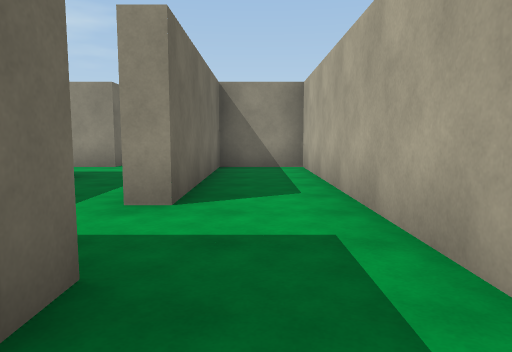
view 1 (above)

24 first-person views from a walk through a 3-D level made in the Unity game engine. The camera is 1.4 m above the floor, tilts 6° down and sees 70° across. The floor is counted in squares, 2 m on a side. Each view is taken from the middle of a square. On the plan, view 1 faces up. The plan holds only what a view shows up to about 11 squares ahead; the rest is blank. The place goes on beyond the plan. Surface patterns are stand-ins for the level's own textures.

view 2
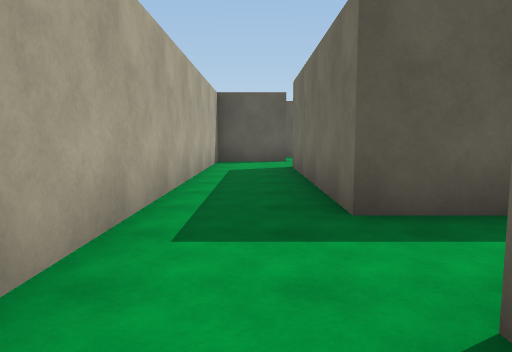

view 3
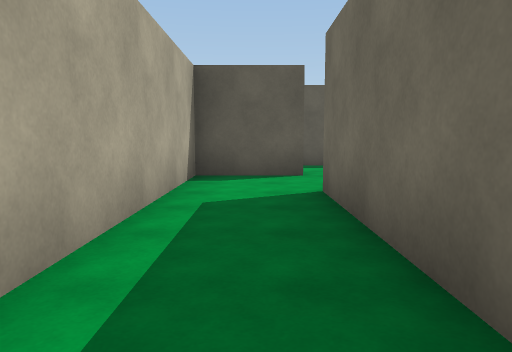

view 4
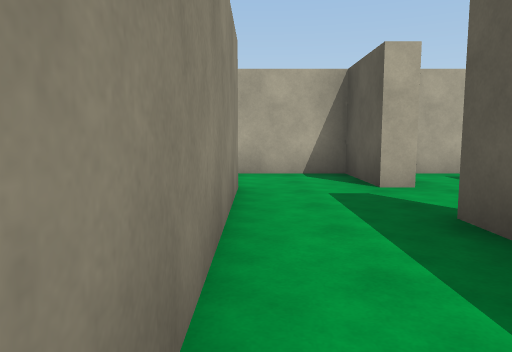

view 5
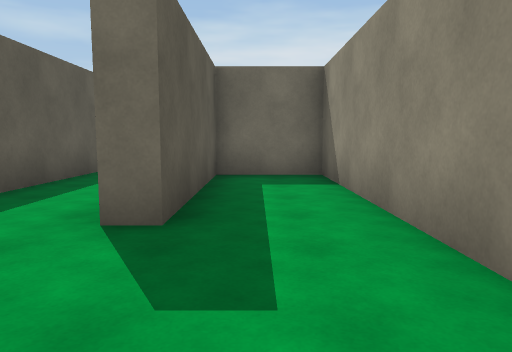

view 6
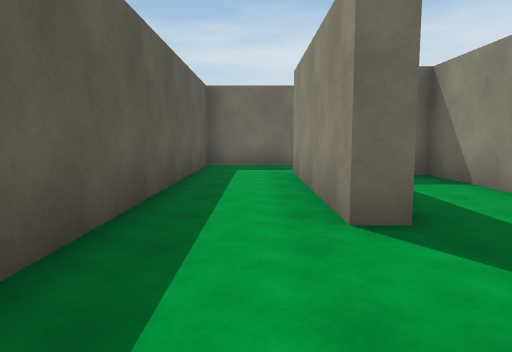

view 7
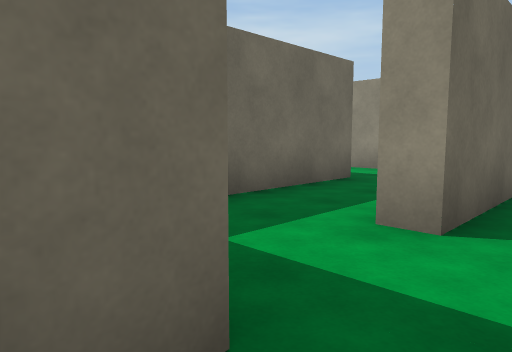

view 8
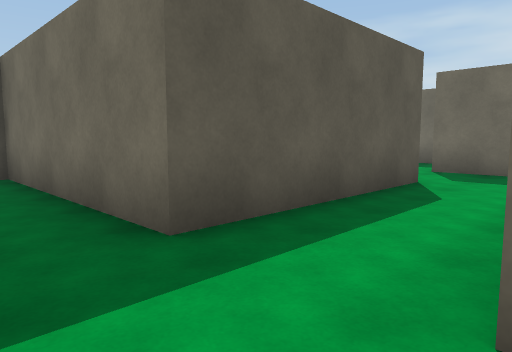

view 9
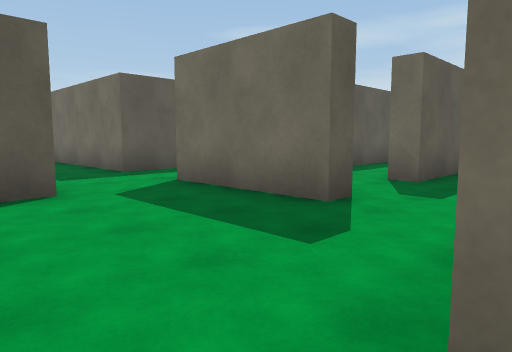

view 10
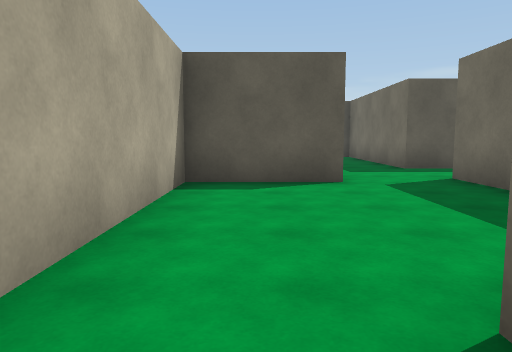

view 11
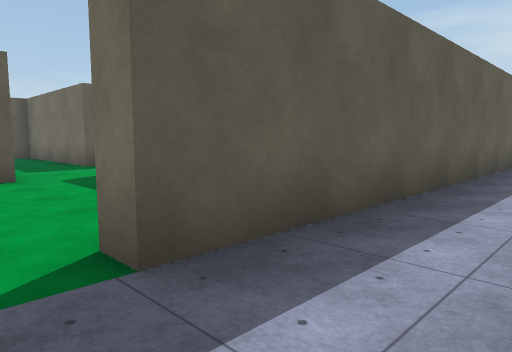

view 12
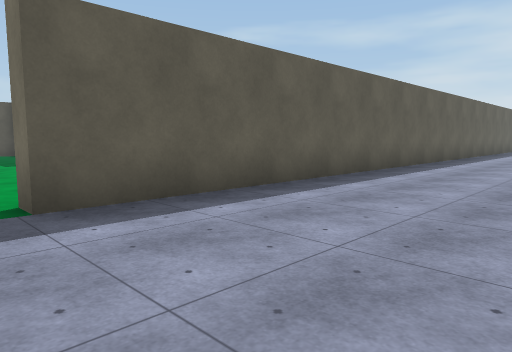

view 13
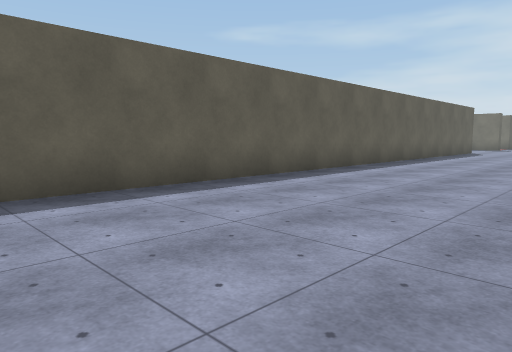

view 14
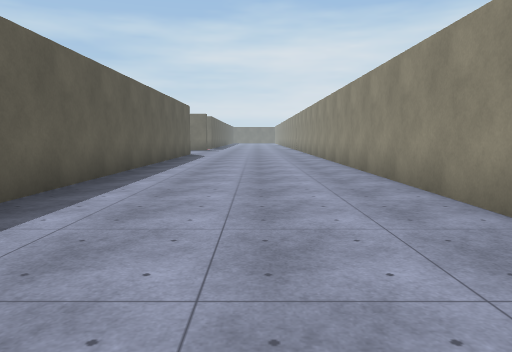

view 15
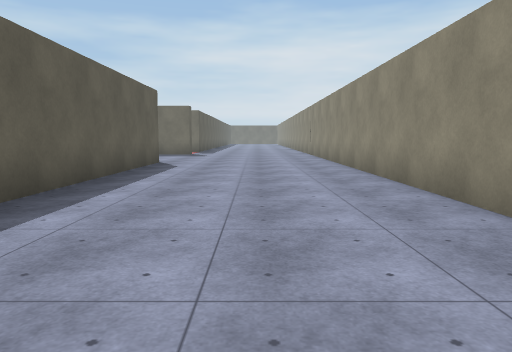

view 16
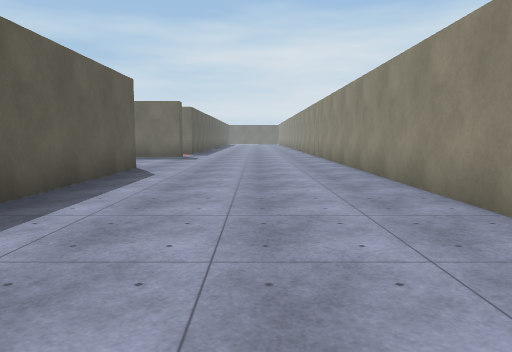

view 17
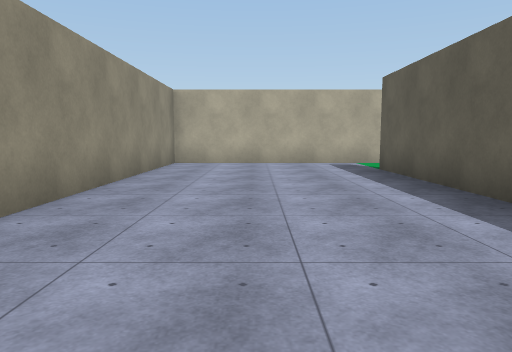

view 18
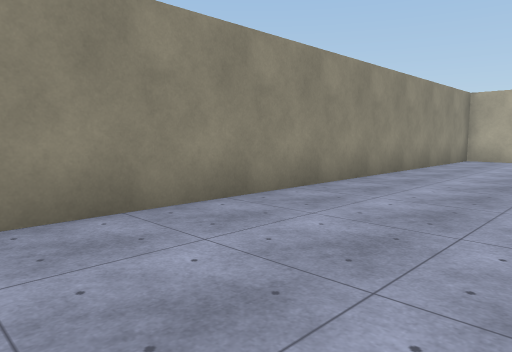

view 19
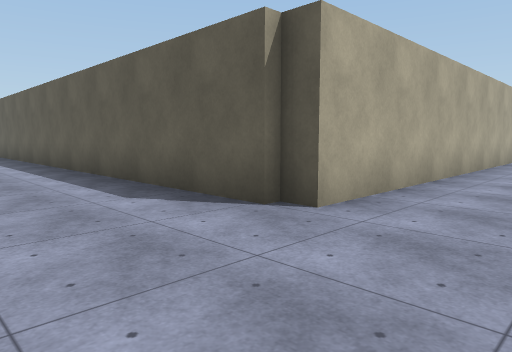

view 20
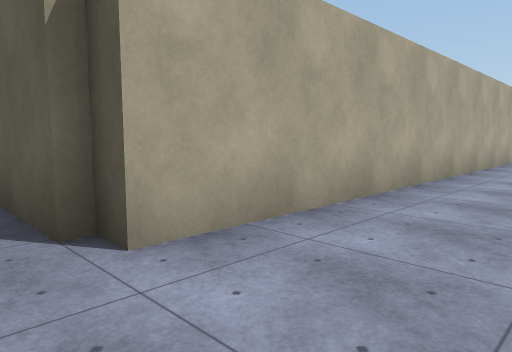

view 21
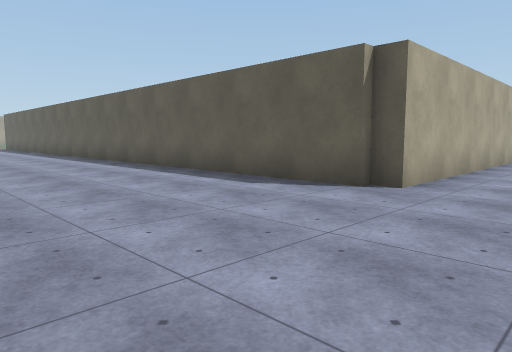

view 22
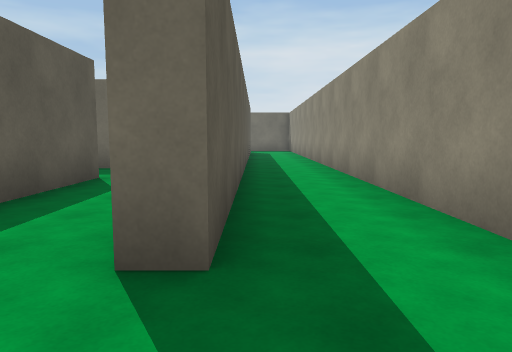

view 23
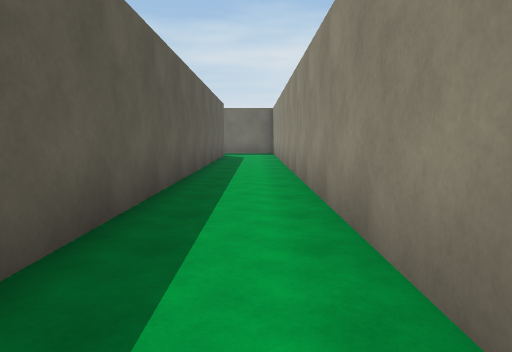

view 24
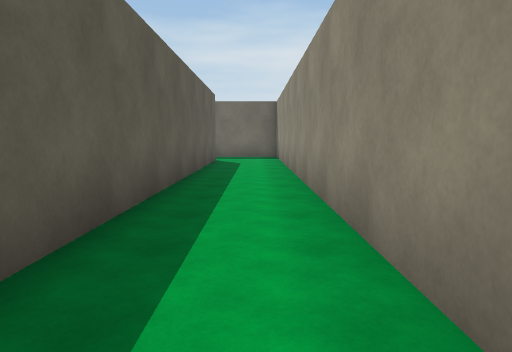

### Floor plan
Ten units are one square. View 1 is at (0, 0); x grows to the right and y downward. Boxes are objects, and circles mark ways between rooms. Rooms are numbered by the first view taken in them; rooms with no view inside come last. Other rooms are left out.
<svg viewBox="-266 -198 282 285">
<path fill="none" stroke="#000" d="M-9 -18 -9 37 -69 37 -69 58 -29 58M-9 58 11 58 11 -88 -9 -88 -9 -38 -14 -38M-29 58 -29 62 -74 62M-9 64 -9 58M11 80 11 71M-94 60 -94 82 -11 82M-15 -93 11 -93 11 -146M-40 -118 -34 -118 -34 -88M-9 -143 -9 -138M-235 -143 -9 -143M-239 -30 -239 -140 -234 -140M11 -146 11 -193 -261 -193M-64 -138 -210 -138M-210 -118 -59 -118 -59 -112M-34 -88 -46 -88M-80 -68 -34 -68 -34 -18 -9 -18M-99 -76 -99 -62"/>
<circle cx="-15" cy="60" r="3" fill="#2a7"/>
<circle cx="-10" cy="-30" r="3" fill="#2a7"/>
<circle cx="0" cy="-140" r="3" fill="#2a7"/>
<circle cx="-40" cy="-125" r="3" fill="#2a7"/>
<circle cx="-25" cy="-90" r="3" fill="#2a7"/>
<text x="0" y="10">1</text>
<text x="-40" y="70">2</text>
<text x="-20" y="-110">3</text>
<text x="-160" y="-150">4</text>
<text x="-120" y="-130">5</text>
<text x="-30" y="-60">6</text>
</svg>
Room 1 opens to room 2. Room 1 opens to room 6. Room 3 opens to room 4. Room 3 opens to room 5. Room 3 opens to room 6.

Where each view was taken, in squares from view 1:
view 1: 0 up, 0 right, facing up
view 2: 5 up, 0 right, facing down
view 3: 1 up, 0 right, facing down
view 4: 4 down, 6 left, facing right
view 5: 5 down, 0 right, facing left
view 6: 7 down, 0 right, facing left
view 7: 1 up, 0 right, facing up-left
view 8: 9 up, 2 left, facing down-left
view 9: 14 up, 0 right, facing down-left
view 10: 15 up, 0 right, facing down
view 11: 16 up, 0 right, facing down-left
view 12: 18 up, 0 right, facing down-left
view 13: 19 up, 5 left, facing down-left
view 14: 17 up, 8 left, facing left
view 15: 17 up, 13 left, facing left
view 16: 17 up, 15 left, facing left
view 17: 17 up, 9 left, facing right
view 18: 16 up, 11 left, facing up-right
view 19: 17 up, 26 left, facing down-right
view 20: 15 up, 26 left, facing down-right
view 21: 19 up, 26 left, facing down-right
view 22: 12 up, 4 left, facing left
view 23: 13 up, 7 left, facing left
view 24: 13 up, 10 left, facing left
